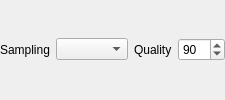
       <widget class="QWidget" name="page">
        <property name="sizePolicy">
         <sizepolicy hsizetype="Preferred" vsizetype="Preferred">
          <horstretch>0</horstretch>
          <verstretch>0</verstretch>
         </sizepolicy>
        </property>
        <layout class="QVBoxLayout" name="verticalLayout_4">
         <property name="leftMargin">
          <number>0</number>
         </property>
         <property name="topMargin">
          <number>0</number>
         </property>
         <property name="rightMargin">
          <number>0</number>
         </property>
         <property name="bottomMargin">
          <number>0</number>
         </property>
         <item>
          <layout class="QHBoxLayout" name="horizontalLayout_9">
           <property name="topMargin">
            <number>0</number>
           </property>
           <item>
            <widget class="QLabel" name="label_12">
             <property name="sizePolicy">
              <sizepolicy hsizetype="Fixed" vsizetype="Preferred">
               <horstretch>0</horstretch>
               <verstretch>0</verstretch>
              </sizepolicy>
             </property>
             <property name="text">
              <string>Sampling</string>
             </property>
            </widget>
           </item>
           <item>
            <widget class="QComboBox" name="cboSamplingFmtRtsp"/>
           </item>
           <item>
            <widget class="QLabel" name="label_11">
             <property name="sizePolicy">
              <sizepolicy hsizetype="Fixed" vsizetype="Preferred">
               <horstretch>0</horstretch>
               <verstretch>0</verstretch>
              </sizepolicy>
             </property>
             <property name="text">
              <string>Quality</string>
             </property>
            </widget>
           </item>
           <item>
            <widget class="QSpinBox" name="spnJpegQtyRtsp">
             <property name="minimum">
              <number>50</number>
             </property>
             <property name="maximum">
              <number>100</number>
             </property>
             <property name="value">
              <number>90</number>
             </property>
            </widget>
           </item>
          </layout>
         </item>
        </layout>
       </widget>
